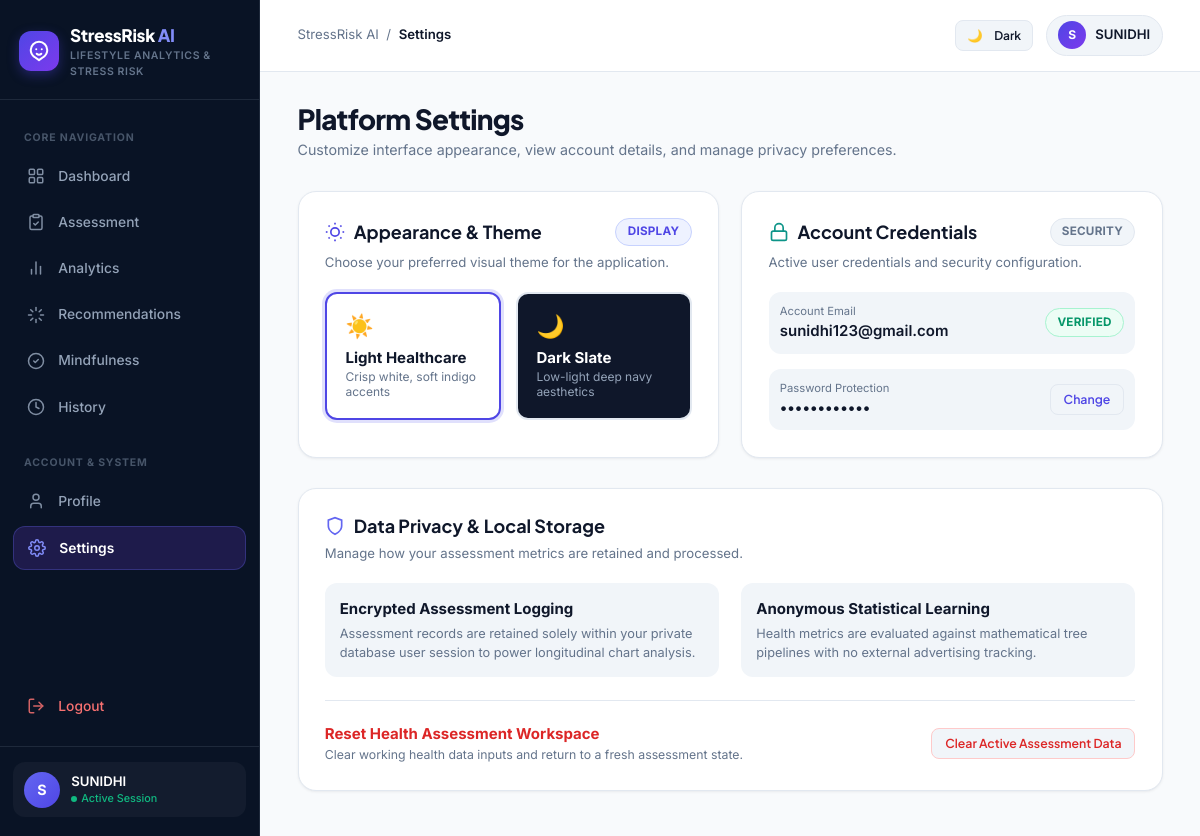
Page /settings (signed in) on the committed database.
### tables this page shows
CREATE TABLE users (

            id INTEGER PRIMARY KEY AUTOINCREMENT,

            name TEXT NOT NULL,

            email TEXT NOT NULL UNIQUE,

            password TEXT NOT NULL,

            gender TEXT,

            created_at TEXT NOT NULL

        , latest_health TEXT DEFAULT '{}', recommendations TEXT DEFAULT '[]', assessment_count INTEGER DEFAULT 0);

### app.py (the view)
@app.route("/settings")
@login_required
def settings():
    return render_template(
        "settings.html",
        **page_context(
            current_user()
        )
    )

### app.py (called while the page is built)
def login_required(view):
    @wraps(view)
    def wrapped(*args, **kwargs):
        if "user_id" not in session:
            return redirect(url_for("login"))
        return view(*args, **kwargs)
    return wrapped

def current_user():
    if "user_id" not in session:
        return None
    connection = database.get_connection()
    user = connection.execute(
        "SELECT * FROM users WHERE id = ?",
        (session["user_id"],)
    ).fetchone()
    connection.close()
    return user

def latest_assessment():
    connection = database.get_connection()
    row = connection.execute(
        """
        SELECT *
        FROM assessments
        WHERE user_id = ?
        ORDER BY id DESC
        LIMIT 1
        """,
        (session["user_id"],)
    ).fetchone()
    connection.close()
    return dict(row) if row else {}

### database.py (called while the page is built)
def get_connection():
    connection = sqlite3.connect(
        DATABASE_PATH
    )
    connection.row_factory = sqlite3.Row
    return connection

### templates/settings.html (shortened to what this page needs)
{% extends "base.html" %}
{% block breadcrumb %}Settings{% endblock %}
{% block content %}
<div class="topbar">
    <div class="topbar-heading">
        <h1>Platform Settings</h1>
        <div class="subtitle">Customize interface appearance, view account details, and manage privacy preferences.</div>
    </div>
</div>
<div class="grid-2">
    <div class="card">
        <div class="card-header">
            <h2>
                Appearance & Theme
            </h2>
            <span class="badge badge-primary">Display</span>
        </div>
        <p class="card-subtitle">Choose your preferred visual theme for the application.</p>
        <div style="display: flex; gap: 1rem; margin-top: 1rem;">
            <button type="button" id="lightThemeCard" onclick="setAppTheme('light')" style="flex: 1; padding: 1.25rem; border-radius: var(--radius-md); border: 2px solid var(--color-border); background: #ffffff; cursor: pointer; text-align: left; transition: all 0.15s ease;">
                <div style="font-size: 1.5rem; margin-bottom: 0.5rem;">☀️</div>
                <div style="font-weight: 700; color: #0f172a; font-size: 1rem;">Light Healthcare</div>
                <div style="font-size: 0.8rem; color: #64748b; margin-top: 2px;">Crisp white, soft indigo accents</div>
            </button>
            <button type="button" id="darkThemeCard" onclick="setAppTheme('dark')" style="flex: 1; padding: 1.25rem; border-radius: var(--radius-md); border: 2px solid var(--color-border); background: #0f172a; cursor: pointer; text-align: left; transition: all 0.15s ease;">
                <div style="font-size: 1.5rem; margin-bottom: 0.5rem;">🌙</div>
                <div style="font-weight: 700; color: #ffffff; font-size: 1rem;">Dark Slate</div>
                <div style="font-size: 0.8rem; color: #94a3b8; margin-top: 2px;">Low-light deep navy aesthetics</div>
            </button>
        </div>
    </div>
    <div class="card">
        <div class="card-header">
            <h2>
                <svg width="20" height="20" viewBox="0 0 24 24" fill="none" stroke="currentColor" stroke-width="2" style="color: var(--color-teal);"><rect x="3" y="11" width="18" height="11" rx="2" ry="2"></rect><path d="M7 11V7a5 5 0 0 1 10 0v4"></path></svg>
                Account Credentials
            </h2>
            <span class="badge badge-neutral">Security</span>
        </div>
        <p class="card-subtitle">Active user credentials and security configuration.</p>
        <div style="display: flex; flex-direction: column; gap: 1rem;">
            <div style="display: flex; justify-content: space-between; align-items: center; padding: 0.75rem; background: var(--color-bg-subtle); border-radius: var(--radius-md);">
                <div>
                    <div style="font-size: 0.75rem; color: var(--color-text-muted);">Account Email</div>
                    <div style="font-weight: 600; color: var(--color-text-title);">{{ user_email }}</div>
                </div>
                <span class="badge badge-low">Verified</span>
            </div>
            <div style="display: flex; justify-content: space-between; align-items: center; padding: 0.75rem; background: var(--color-bg-subtle); border-radius: var(--radius-md);">
                <div>
                    <div style="font-size: 0.75rem; color: var(--color-text-muted);">Password Protection</div>
                    <div style="font-weight: 600; color: var(--color-text-title);">••••••••••••</div>
                </div>
                <button type="button" class="btn btn-outline btn-sm" onclick="alert('Password reset link has been dispatched to your email address.')">
                    Change
                </button>
            </div>
        </div>
    </div>
</div>
<div class="card" style="margin-top: 2rem;">
    <div class="card-header">
        <h2>
            <svg width="20" height="20" viewBox="0 0 24 24" fill="none" stroke="currentColor" stroke-width="2" style="color: var(--color-accent);"><path d="M12 22s8-4 8-10V5l-8-3-8 3v7c0 6 8 10 8 10z"></path></svg>
            Data Privacy & Local Storage
        </h2>
    </div>
    <p class="card-subtitle">Manage how your assessment metrics are retained and processed.</p>
    <div class="grid-2" style="margin-bottom: 1.5rem;">
        <div style="padding: 1rem; border-radius: var(--radius-md); background: var(--color-bg-subtle);">
            <div style="font-weight: 700; color: var(--color-text-title); margin-bottom: 0.25rem;">Encrypted Assessment Logging</div>
            <div style="font-size: 0.85rem; color: var(--color-text-muted); line-height: 1.5;">
                Assessment records are retained solely within your private database user session to power longitudinal chart analysis.
            </div>
        </div>
        <div style="padding: 1rem; border-radius: var(--radius-md); background: var(--color-bg-subtle);">
            <div style="font-weight: 700; color: var(--color-text-title); margin-bottom: 0.25rem;">Anonymous Statistical Learning</div>
            <div style="font-size: 0.85rem; color: var(--color-text-muted); line-height: 1.5;">
                Health metrics are evaluated against mathematical tree pipelines with no external advertising tracking.
            </div>
        </div>
    </div>
    <div style="display: flex; justify-content: space-between; align-items: center; padding-top: 1.5rem; border-top: 1px solid var(--color-border); flex-wrap: wrap; gap: 1rem;">
        <div>
            <div style="font-weight: 700; color: #dc2626;">Reset Health Assessment Workspace</div>
            <div style="font-size: 0.82rem; color: var(--color-text-muted);">Clear working health data inputs and return to a fresh assessment state.</div>
        </div>
        <form method="POST" action="{{ url_for('api_health_data_clear') }}" onsubmit="return confirm('Are you sure you want to clear your working assessment form?')">
            <button type="submit" class="btn btn-secondary btn-sm" style="color: #dc2626; border-color: #fecaca;">
                Clear Active Assessment Data
            </button>
        </form>
    </div>
</div>
{% endblock %}

### templates/base.html (shortened to what this page needs)
<!DOCTYPE html>
<html lang="en">
<head>
    <link rel="stylesheet" href="{{ url_for('static', filename='css/style.css') }}">
    <link rel="stylesheet" href="{{ url_for('static', filename='css/theme.css') }}">
</head>
<body>
<div class="app-layout">
    {% include 'sidebar.html' %}
    <main class="main">
        <header style="padding: 1rem 2.5rem; background: var(--color-surface); border-bottom: 1px solid var(--color-border); display: flex; align-items: center; justify-content: space-between; position: sticky; top: 0; z-index: 30;">
            <div style="display: flex; align-items: center; gap: 1rem;">
                <div style="display: flex; align-items: center; gap: 0.5rem; font-size: 0.88rem; color: var(--color-text-muted);">
                    <span>StressRisk AI</span>
                    <span>/</span>
                    <span style="color: var(--color-text-title); font-weight: 600;">
                        {% block breadcrumb %}{{ request.endpoint|capitalize }}{% endblock %}
                    </span>
                </div>
            </div>
            <div style="display: flex; align-items: center; gap: 0.85rem;">
                <button id="themeToggleBtn" onclick="toggleTheme()" class="btn btn-secondary btn-sm" title="Toggle Theme" style="padding: 0.45rem 0.75rem;">
                    <span id="themeIcon">🌙</span>
                    <span id="themeLabel" style="font-size: 0.8rem; margin-left: 4px;">Dark</span>
                </button>
                <a href="{{ url_for('profile') }}" style="display: flex; align-items: center; gap: 0.6rem; padding: 0.35rem 0.75rem; border-radius: var(--radius-full); background: var(--color-bg-subtle); border: 1px solid var(--color-border); text-decoration: none;">
                    <div style="width: 28px; height: 28px; border-radius: 50%; background: linear-gradient(135deg, #4f46e5, #7c3aed); color: white; display: flex; align-items: center; justify-content: center; font-weight: 700; font-size: 0.8rem;">
                        {{ (user_name or "U")[0]|upper }}
                    </div>
                    <span style="font-size: 0.88rem; font-weight: 600; color: var(--color-text-title);">{{ user_name or "User" }}</span>
                </a>
            </div>
        </header>
        <div class="content-container">
            {% block content %}{% endblock %}
        </div>
    </main>
</div>
</body>
</html>

### templates/sidebar.html (shortened to what this page needs)
<aside class="sidebar" id="appSidebar">
    <div class="sidebar-header">
        <a href="{{ url_for('dashboard') }}" class="sidebar-brand">
            <div class="brand-icon-wrapper">
            </div>
            <div class="brand-text">
                <span class="brand-name">StressRisk <span>AI</span></span>
                <span class="brand-tag">Lifestyle Analytics & Stress Risk</span>
            </div>
        </a>
    </div>
    <nav class="sidebar-nav">
        <div class="nav-section-title">Core Navigation</div>
        <a href="{{ url_for('dashboard') }}" class="{% if request.endpoint == 'dashboard' %}active{% endif %}">
            <span class="nav-icon">
            </span>
            <span>Dashboard</span>
        </a>
        <a href="{{ url_for('assessment') }}" class="{% if request.endpoint in ['assessment', 'predict'] %}active{% endif %}">
            <span class="nav-icon">
            </span>
            <span>Assessment</span>
        </a>
        <a href="{{ url_for('analytics') }}" class="{% if request.endpoint == 'analytics' %}active{% endif %}">
            <span class="nav-icon">
                <svg width="18" height="18" viewBox="0 0 24 24" fill="none" stroke="currentColor" stroke-width="2" stroke-linecap="round" stroke-linejoin="round">
                    <line x1="18" y1="20" x2="18" y2="10"></line>
                    <line x1="12" y1="20" x2="12" y2="4"></line>
                    <line x1="6" y1="20" x2="6" y2="14"></line>
                </svg>
            </span>
            <span>Analytics</span>
        </a>
        <a href="{{ url_for('recommendations') }}" class="{% if request.endpoint == 'recommendations' %}active{% endif %}">
            <span class="nav-icon">
            </span>
            <span>Recommendations</span>
        </a>
        <a href="{{ url_for('mindfulness') }}" class="{% if request.endpoint == 'mindfulness' %}active{% endif %}">
            <span class="nav-icon">
                <svg width="18" height="18" viewBox="0 0 24 24" fill="none" stroke="currentColor" stroke-width="2" stroke-linecap="round" stroke-linejoin="round">
                    <path d="M12 22c5.523 0 10-4.477 10-10S17.523 2 12 2 2 6.477 2 12s4.477 10 10 10z"></path>
                    <path d="m9 12 2 2 4-4"></path>
                </svg>
            </span>
            <span>Mindfulness</span>
        </a>
        <a href="{{ url_for('history') }}" class="{% if request.endpoint == 'history' %}active{% endif %}">
            <span class="nav-icon">
                <svg width="18" height="18" viewBox="0 0 24 24" fill="none" stroke="currentColor" stroke-width="2" stroke-linecap="round" stroke-linejoin="round">
                    <circle cx="12" cy="12" r="10"></circle>
                    <polyline points="12 6 12 12 16 14"></polyline>
                </svg>
            </span>
            <span>History</span>
        </a>
        <div class="nav-section-title" style="margin-top: 0.75rem;">Account & System</div>
        <a href="{{ url_for('profile') }}" class="{% if request.endpoint == 'profile' %}active{% endif %}">
            <span class="nav-icon">
                <svg width="18" height="18" viewBox="0 0 24 24" fill="none" stroke="currentColor" stroke-width="2" stroke-linecap="round" stroke-linejoin="round">
                    <path d="M19 21v-2a4 4 0 0 0-4-4H9a4 4 0 0 0-4 4v2"></path>
                    <circle cx="12" cy="7" r="4"></circle>
                </svg>
            </span>
            <span>Profile</span>
        </a>
        <a href="{{ url_for('settings') }}" class="{% if request.endpoint == 'settings' %}active{% endif %}">
            <span class="nav-icon">
            </span>
            <span>Settings</span>
        </a>
        <a href="{{ url_for('logout') }}" style="margin-top: auto; color: #f87171;">
            <span class="nav-icon">
                <svg width="18" height="18" viewBox="0 0 24 24" fill="none" stroke="currentColor" stroke-width="2" stroke-linecap="round" stroke-linejoin="round">
                    <path d="M9 21H5a2 2 0 0 1-2-2V5a2 2 0 0 1 2-2h4"></path>
                    <polyline points="16 17 21 12 16 7"></polyline>
                    <line x1="21" y1="12" x2="9" y2="12"></line>
                </svg>
            </span>
            <span>Logout</span>
        </a>
    </nav>
    <div class="sidebar-footer">
        <div class="user-snippet">
            <div class="user-avatar-sm">{{ (user_name or "U")[0]|upper }}</div>
            <div class="user-snippet-info">
                <span class="user-snippet-name">{{ user_name or "User" }}</span>
                <span class="user-snippet-status">Active Session</span>
            </div>
        </div>
    </div>
</aside>

### static/css/theme.css (style rules this page uses)
html, body, .card, .stat-card, .sidebar, .main, .form-control, select, input { transition: background-color 0.25s ease, border-color 0.25s ease, color 0.25s ease, box-shadow 0.25s ease; }

### rows in the picture
users: name "S", name "SUNIDHI", email "sunidhi123@gmail.com"
